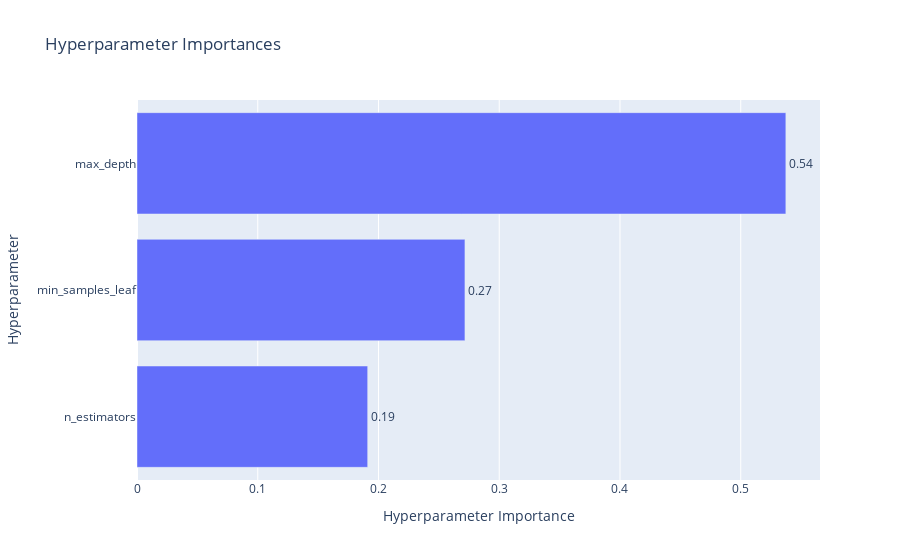

Notebook code cell kept with this figure:
### Code cell
optuna.visualization.plot_param_importances(study, target_name="f1_score")

### Figure 1 — Plotly figure (JSON) as saved in the notebook; plotly's stock layout.template omitted (floating-point values rounded to 4 significant figures)
{"data": [{"cliponaxis": false, "hovertemplate": ["n_estimators (IntDistribution): 0.19104579857859694<extra></extra>", "min_samples_leaf (IntDistribution): 0.2715920820977489<extra></extra>", "max_depth (IntDistribution): 0.5373621193236542<extra></extra>"], "name": "f1_score", "orientation": "h", "text": ["0.19", "0.27", "0.54"], "textposition": "outside", "type": "bar", "x": [0.191, 0.2716, 0.5374], "y": ["n_estimators", "min_samples_leaf", "max_depth"]}], "layout": {"title": {"text": "Hyperparameter Importances"}, "xaxis": {"title": {"text": "Hyperparameter Importance"}}, "yaxis": {"title": {"text": "Hyperparameter"}}}}
